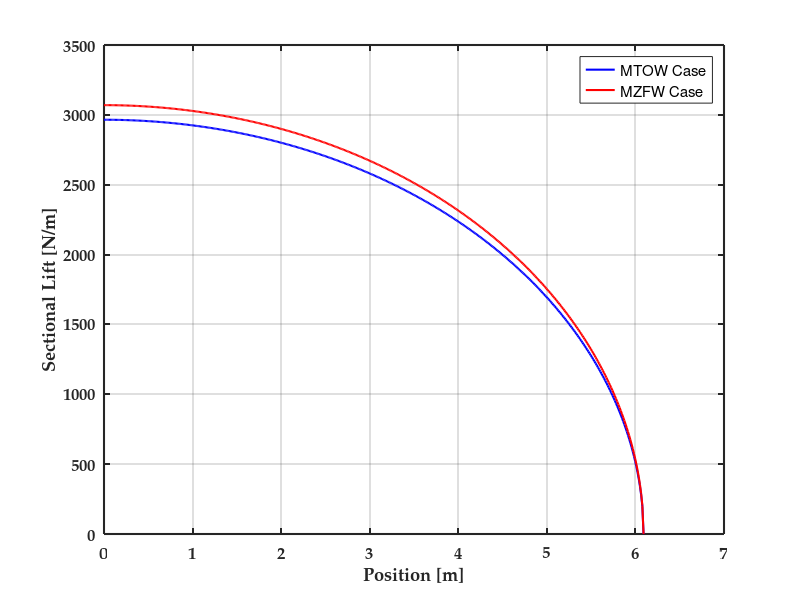
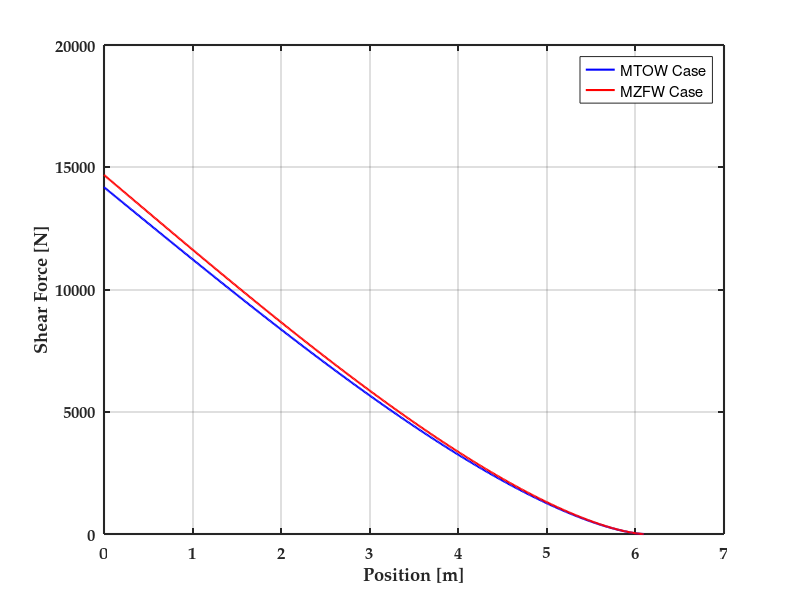
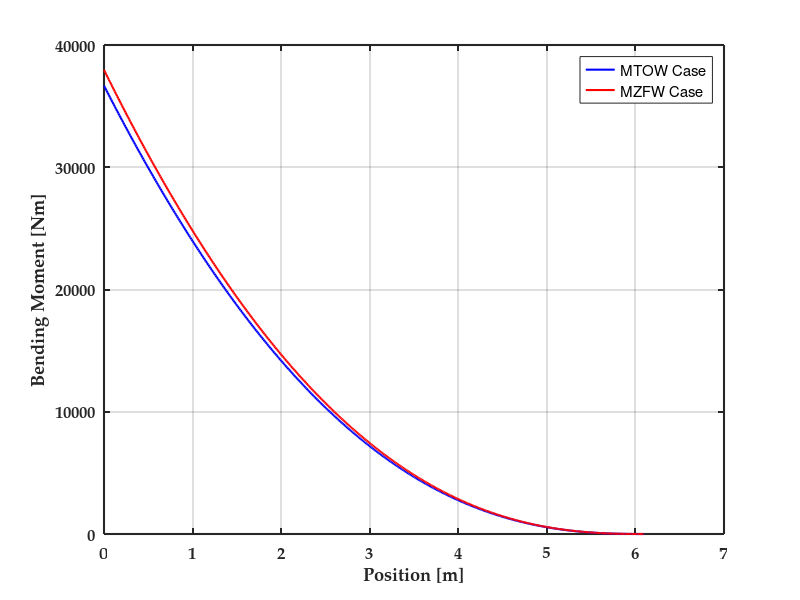
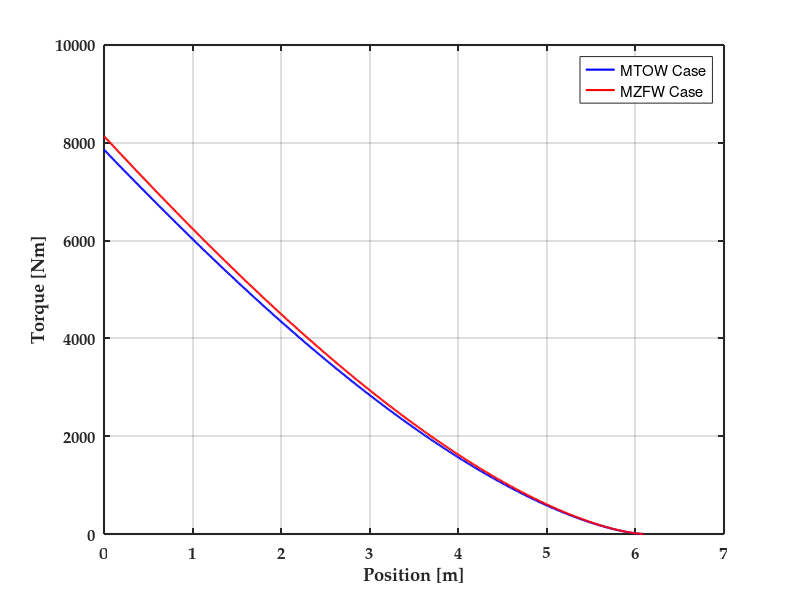

MATLAB code for these plots, in order: (Note: this script raises an error after producing the figures.)
clear
clc

bluez=[0 0 1];
redz=[1 0 0];
greenz=[0 0.75 0];
lilaz=[0.75 0 0.75];
orangz=[1 0.5 0];
colorz={bluez, redz, greenz, orangz, lilaz};
density=2780;
Vtail_W = 688; 
n=450; %Number of discretizations
cbar=3.3267; 
lambda=0.7; 
ctip=2.7115;
croot=ctip/lambda;
l_unswept=4.99; 
sweep=35; 
fs_c=0.2; %Front spar chord percentage
rs_c=0.7; %Rear spar chord percentage
LF=3.75; 

%Solving moment balance for OEI case to find lift force
thrust=81737; 
engine_y= 2.0356/2+1.02; 
ac_xcg=18.80; 
ac_xcg_alt =19.2; 
vert_le_x=29.71; 

L=(engine_y*thrust)/(cbar/4+vert_le_x- ac_xcg);
L_alt=(engine_y*thrust)/(cbar/4+vert_le_x- ac_xcg_alt);


l=l_unswept/cosd(sweep);
dl=flip(linspace(0,l,n+1)); 

L0=(4*L)/(pi*l);
dL=L0*sqrt(1- (dl/l).^2); % Sectional lift profile

L0_alt=(4*L_alt)/(pi*l);
dL_alt=L0_alt*sqrt(1- (dl/l).^2);

figure
box on
set(findobj(gcf,'type','axes'),'FontName','Palatino','FontSize',12,'FontWeight','Bold', 'LineWidth', 1.5);
hold on
grid on
plot(dl,dL,'-','Color',colorz{1},'LineWidth',1.5);
plot(dl,dL_alt,'-','Color',colorz{2},'LineWidth',1.5);

xlabel('Position [m]')
ylabel('Sectional Lift [N/m]')
legend('MTOW Case', 'MZFW Case')
lift=trapz(dL,dl); 
hold off

W=LF*Vtail_W*9.81; 
yspan = linspace(0,l_unswept,100);
semispan = l_unswept;
S1 = 0.705;
S2 = S1*(lambda)^2;
WingBox_Volume = 1/3*(S1+S2+(S1*S2)^(1/2))*semispan;

Area_Span = (S1*(lambda^2-2*lambda+1))*(yspan./semispan).^2 + (S1*(-2+2*lambda)).*(yspan./semispan) + S1;
WingW_Span = ((W)/WingBox_Volume).*Area_Span;

Lsec=[0,(dL(1:end-1)+dL(2:end)).*(dl(1:end-1)-dl(2:end))/2];
SF=cumsum(Lsec); 
dM=[0,(SF(1:end-1)+SF(2:end)).*(dl(1:end-1)- dl(2:end))/2];
BM=cumsum(dM); 

Lsec_alt= [0,(dL_alt(1:end-1) + dL_alt(2:end)).*(dl(1:end-1)-dl(2:end))/2];
SF_alt=cumsum(Lsec_alt); 
dM_alt=[0,(SF_alt(1:end-1)+ SF_alt(2:end)).*(dl(1:end-1)-dl(2:end))/2];
BM_alt=cumsum(dM_alt); 

figure
box on
set(findobj(gcf,'type','axes'),'FontName','Palatino','FontSize',12,'FontWeight','Bold', 'LineWidth', 1.5);
hold on
grid on
plot(dl,SF,'-','Color',colorz{1},'LineWidth',1.5);
plot(dl,SF_alt,'-','Color',colorz{2},'LineWidth',1.5);
xlabel('Position [m]')
ylabel('Shear Force [N]')
legend('MTOW Case', 'MZFW Case');

figure
box on
set(findobj(gcf,'type','axes'),'FontName','Palatino','FontSize',12,'FontWeight','Bold', 'LineWidth', 1.5);
hold on
grid on
plot(dl,BM,'-','Color',colorz{1},'LineWidth',1.5);
plot(dl,BM_alt,'-','Color',colorz{2},'LineWidth',1.5);
xlabel('Position [m]')
ylabel('Bending Moment [Nm]')
legend('MTOW Case', 'MZFW Case');

save("bm_vtail",'BM'); %BENDING MOMENT OF VTAIL
save("sf_vtail",'SF'); %SHEAR FORCE OF VTAILL

c_swept=flip(linspace(croot,ctip,n+1))*cosd(sweep); 
flex_c=(fs_c+rs_c)/2;
dT=Lsec.*(flex_c-0.25).*c_swept; %Sectional torque (Nm)
T=cumsum(dT);

dT_alt=Lsec_alt.*(flex_c-0.25).*c_swept; %Sectional torque (Nm)
T_alt=cumsum(dT_alt);

figure
box on
set(findobj(gcf,'type','axes'),'FontName','Palatino','FontSize',12,'FontWeight','Bold', 'LineWidth', 1.5);
hold on
grid on
plot(dl,T,'-','Color',colorz{1},'LineWidth',1.5);
plot(dl,T_alt,'-','Color',colorz{2},'LineWidth',1.5);
xlabel('Position [m]')
ylabel('Torque [Nm]')
legend('MTOW Case', 'MZFW Case');

save("torque_vtail",'T'); 
maxvalue = [max(abs([SF,SF_alt])),max(abs([BM,BM_alt])),max(abs([T,T_alt]))]

clear; clc; close all;

%% Wing Geometry for Vertical Stabilizer
l_unswept = 6.8;  
sweep_angle = 34.1;  
l_swept = l_unswept / cosd(sweep_angle);  

yspan_data = load("yspan_vtail.mat"); 
yspan = yspan_data.yspan_v;
bm_data = load("bm_vtail.mat");  
bm_original = flip(bm_data.BM);  
sf_data = load("sf_vtail.mat");  
sf_original = flip(sf_data.SF); 
torque_data = load("torque_vtail.mat");  
torque_original = torque_data.T;  


span_stations = 0:0.64:l_swept;

%% Material Properties for Composite Laminate

sigma_xx_tensile = 2132;  
sigma_xx_comp = 1548;  
sigma_xy = 50;  

% Fiber and matrix properties (MPa)
sigma_f_tensile = 3500;  
sigma_m_tensile = 80;  
sigma_f_comp = 2500;  
sigma_m_comp = 120;  
tau_f = 60;  
tau_m = 50;  
E_f = 230000;  
E_m = 3000;  
vf = 0.60;  
vm = 0.40;  
sigma_t_1 = sigma_f_tensile * vf + sigma_m_tensile * vm;  
sigma_t_2 = 50;  
sigma_c_1 = sigma_f_comp * vf + sigma_m_comp * vm;  
sigma_c_2 = sigma_m_comp * (1 - 2 * sqrt(vf / pi));  
tau_12 = tau_m;  
E_1 = E_f * vf + E_m * vm;  % Longitudinal modulus (MPa)
E_2 = (vf / E_f + vm / E_m)^-1;  % Transverse modulus (MPa)

t_ply = 0.2; 

SF = spline(yspan, sf_original, span_stations);  % Shear force interpolation
BM = spline(yspan, bm_original, span_stations);  % Bending moment interpolation

syms x
c(x) = -0.6618 * x + 7.5;  % Chord function

% Compute chord values at defined spanwise stations
c_dis = double(vpa(c(span_stations)));

h_web = 0.0942 .* c_dis;  % Wingbox height (m)
c_web = 0.5 .* c_dis;  % Wingbox width (m)

frontspar = 0.2;
rearspar = 0.7;

% Flange dimensions
flange_web_ratio = 0.3;  
b_flange = flange_web_ratio * h_web;  

% Calculate spar moment of inertia (m^4)
Ixx_spar = (h_web(1).^3 .* (1.25 / 1000)) / 12 + ...
           2 * (((1.25 / 1000)^3 .* b_flange(1)) / 12 + ((1.25 / 1000) .* b_flange(1) .* h_web(1).^2) / 4);

%% Spar Cap Layer Calculations
n_sc_tensile = BM ./ ((sigma_xx_tensile * 1e6) * (t_ply / 1000) .* h_web .* b_flange); 
n_sc_comp = BM ./ ((sigma_xx_comp * 1e6) * (t_ply / 1000) .* h_web .* b_flange);  
n_sc_manu = ceil(n_sc_comp);  

% Manually adjusted number of plies for critical areas based on design criteria
n_sc_manu_new = [12, 12, 12, 12, 10, 10, 10, 10, 8, 8, 8, 8, 8];  

%% Critical Buckling Load (Nx_crit) Calculation

D11 = [446436, 338968, 250237];  
D22 = [113602, 81709.4, 56042.1];  
D12 = [59536.5, 44774.3, 32837.6];  
D66 = [66708.7, 50162.8, 36765.9];  
span_web = [0, 2, 4];
b_web = spline(span_stations, h_web, span_web);  
n_stiff = [1, 1, 1];  

b_des = b_web ./ n_stiff;  

N_x_crit = ((2 * pi^2) ./ b_des.^2) .* ...
           ((sqrt(D11 * 1e-3 .* D22 * 1e-3) + D12 * 1e-3 + 2 * D66 * 1e-3));  

N_x = BM ./ (h_web .* c_web);  % Applied normal force per unit length (N/m)

figure 
hold on
stairs([span_web 6], [N_x_crit N_x_crit(end)])
plot(span_stations, N_x)
legend('N_{x,crit}', 'N_{xx}')
ylabel('Buckling load (N)')
xlabel('Distance along span (m)')
xlim([0,6.8])
grid minor

n_sw = (0.5 .* SF)./((sigma_xy*10^6).*(t_ply/1000).*h_web)
n_sw_manu = ceil(n_sw)

D11 = [6211.04   1442.71];
D22 = [2707.51   942.208];
D12 = [2428.77   848.444];
D66 = [2574.27   891.553];

span_web = [0 1]

b_web = spline(span_stations, h_web, span_web);

n_stiff = [6 10]; 

b_des = b_web./n_stiff;

N_x_crit = ((2*pi^2)./b_des.^2).*((sqrt(D11.*10^-3.*D22.*10^-3) + D12.*10^-3 + 2.*D66.*10^-3)); % N/m

B = (b_web./0.5).*((D11.*10^-3)./(D22.*10^-3)).^(1/4)
phi = (sqrt(D11.*10^-3.*D22.*10^-3))./(D12.*10^-3 + 2.*D66.*10^-3)

ks = [12 11];     % from graph

N_xy_crit = ((ks.*pi^2)./b_des.^2).*(D11.*10^-3.*(D22.*10^-3).^3).^(1/4);

b = abs((frontspar-rearspar)*c_dis);
N_x_old = BM./(b.*h_web);
N_x_applied = spline(span_stations, N_x_old, span_web);


N_xy_old = SF./h_web; % N/m
N_xy_applied = spline(span_stations, N_xy_old, span_web);

web_buckle = (N_xy_applied./N_xy_crit).^2 + (N_x_applied./N_x_crit)

% this is the stress in the VTail in the xy direction
N_xy = SF./h_web; 

D11 = 713593;
D22 = 221598;
D12 = 92887.6;
D66 = 104726;

n_stringers = 4;
b = abs((frontspar-rearspar)*c_dis);
b_des = (abs((frontspar-rearspar)*c_dis))/n_stringers;
N_x_crit = ((2*pi^2)./b_des(1)^2).*((sqrt(D11*10^-3*D22*10^-3) + D12*10^-3 + 2*D66*10^-3)); % N/m
N_x_applied = BM(1)/(b(1)*h_web(1)) % N/m

skin_buckle = N_x_applied./N_x_crit

t_e = 3.25; % skin composite thickness in mm
no_ribs = 5;
l=6.8;
ribspace = l/no_ribs % rib spacing
span_rib = linspace(0,l,no_ribs) 

cdis_new = spline(span_stations, c_dis, span_rib);
b = abs((frontspar-rearspar)*c_dis);
b_new = spline(span_stations, b, span_rib);
h_web = 0.7*0.12.*cdis_new;
h_c = h_web;
Is = ((cdis_new.*(t_e./1000).^3)/12) + (cdis_new.*(t_e./1000).*(h_c./2).^2);
E = 133; 
BM_new = spline(span_stations, BM, span_rib);

% Calculate the crushing load
F_c = ((BM_new.^2).*ribspace.*h_c.*(t_e/1000).*cdis_new)./(2*E*10^9.*(Is.^2)); %(N)

N_x_applied = F_c./b_new

D11  = 203002;  
D22 = 50848.9; 
D12 = 3692.41; 
D66 = 6451.36; 

b_des = b_new;
N_x_crit = ((2*pi^2)./b_des.^2).*((sqrt(D11*10^-3*D22*10^-3) + D12*10^-3 + 2*D66*10^-3)); % N/m

rib_buckle = N_x_applied./N_x_crit

figure
set(findobj(gcf,'type','axes'),'FontName','Palatino','FontSize',12,'FontWeight','Bold', 'LineWidth', 1.5);
plot(span_stations, n_sc_comp, '--r', 'LineWidth', 1.5)
hold on
stairs(span_stations ,n_sc_manu, 'b', 'LineWidth', 1.5)
stairs(span_stations,n_sc_manu_new, 'k','LineWidth', 1.5)
grid on
box on
legend('Theoretical number ${n_0}$', 'Step theoretical number ${n_0}$', 'Final step number ${n_0}$ ','FontSize',12,'FontWeight','Bold','interpreter','latex')
xlabel('Distance along span [m]','FontSize',14,'interpreter','latex')
ylabel('Number of ${n_0}$ in the spar caps','FontSize',14,'interpreter','latex')
ylim([0 15])
xlim([0,6.8])
grid minor
box on

figure
set(findobj(gcf,'type','axes'),'FontName','Palatino','FontSize',12,'FontWeight','Bold', 'LineWidth', 1.5);
plot(span_stations, n_sw, '--r', 'LineWidth', 1.5)
hold on
stairs(span_stations ,n_sw_manu, 'b', 'LineWidth', 1.5)
grid minor
box on
xlim([0,6.8]);
legend('Theoretical number ${n_{45}}$', 'Manufactured number ${n_{45}}$','FontName','Palatino', 'FontSize',12,'interpreter','latex')
xlabel('Distance along span [m]','FontSize',14,'interpreter','latex')
ylabel('Number of ${n_{45}}$ in the spar caps','FontSize',14,'interpreter','latex')

syms x

ht.b = 6.8*2;
AR_v = 1.6;
sweep_v_quarter = 34.1;
lambda_v = 0.4;

sweep_v_LE = atand(tand(sweep_v_quarter) - (4/AR_v)*(((0-25)/100)*((1 - lambda_v)/(1 + lambda_v))));
sweep_v_TE = 14;

% Rib Spacing
rib_spacing = 1.6424; 
num_ribs = floor(6.8 / rib_spacing); 

% Generate rib positions from root to tip
L_output = linspace(0, num_ribs * rib_spacing, num_ribs+1); 

%Line representing LE
LE(x) = 6.8 - (tand(sweep_v_LE))*x;

%Line representing TE
TE(x) = -(tand(sweep_v_TE))*x;

figure

xlabel('Spanwise length (m)','FontSize',13,'interpreter','latex')
ylabel('Chordwise length (m)','FontSize',13,'interpreter','latex')
grid on
box on
hold on
ax = gca;
ax.FontSize = 15;
set(gcf,'units','inches','position',[1,1,8,6])

fig = gcf;
fig.PaperPositionMode = 'auto';
fig_pos = fig.PaperPosition;
fig.PaperSize = [fig_pos(3) fig_pos(4)];

% --- Plotting the actual wing ---
fplot(LE(x) , [0,ht.b/2],'k','LineWidth', 1.5) 
fplot(TE(x) , [0,ht.b/2],'k','LineWidth', 1.5) 
plot([ht.b/2 ht.b/2], [TE(ht.b/2) LE(ht.b/2)],'k','LineWidth', 1.5) 

h_spars(1) = fplot(TE(x)+0.35*(LE(x)-TE(x)), [0,ht.b/2], 'r','LineWidth', 1.5); 
h_spars(2) = fplot(LE(x)-0.1*(LE(x)-TE(x)), [0,ht.b/2], 'r','LineWidth', 1.5); 

b = 230;
for i = 1:16
    y1 = LE(x)-0.1*(LE(x)-TE(x));
    y2 = TE(x)+0.35*(LE(x)-TE(x)) + i*(b/1000);
    eqn = y1 == y2;
    f(i) = double(vpa(solve(eqn, x)));

    if f(i) > ht.b/2
        f(i) = ht.b/2;
    end

    h_stringers(i) = fplot(TE(x)+0.35*(LE(x)-TE(x)) + i*(b/1000), [0, f(i)], 'g','LineWidth', 0.8);

    y_start = subs((TE(x)+0.35*(LE(x)-TE(x)) + i*(b/1000)), 0);
    y_end = subs((TE(x)+0.35*(LE(x)-TE(x)) + i*(b/1000)), f(i));

    length_stringers(i) = double(vpa(sqrt( (f(i)-0)^2 + (y_end - y_start)^2) , 2 ));
end


for i = 1:length(L_output)
    sum1 = L_output(i);

    y = linspace(LE(sum1) - 0.1*(LE(sum1) - TE(sum1)), TE(sum1) + 0.35*(LE(sum1) - TE(sum1)), 100);
    x = sum1 * ones(1, length(y)); 

    % Plot the rib
    h_ribs(i) = plot(x, y, 'b', 'LineWidth', 1.5);
    length_ribs(i) = double(vpa(sqrt((x(100)-x(1))^2 + (y(100) - y(1))^2), 2));
end
legend([h_ribs(1), h_spars(1), h_stringers(1)], 'VT-Ribs', 'VT-Spars', 'VT-Stringers', 'Location', 'best')

hold off
